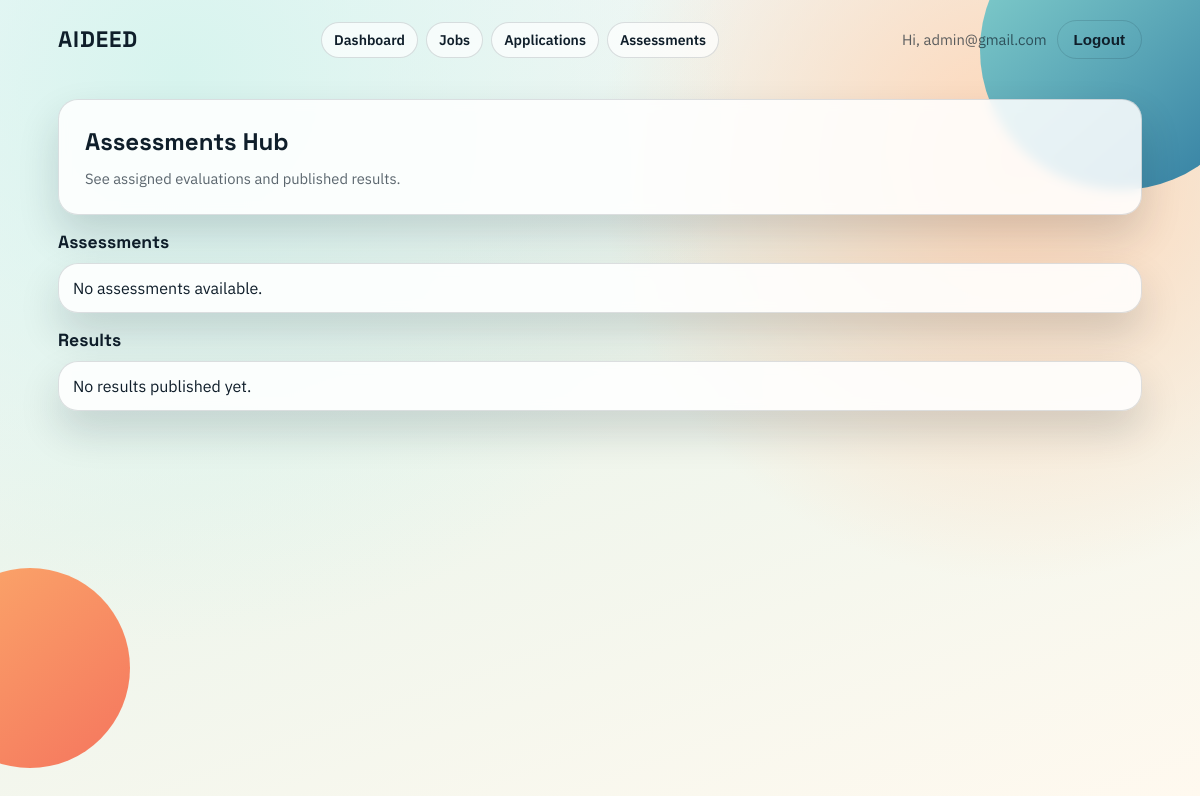
The app's page /assessments/ (signed in), older data.
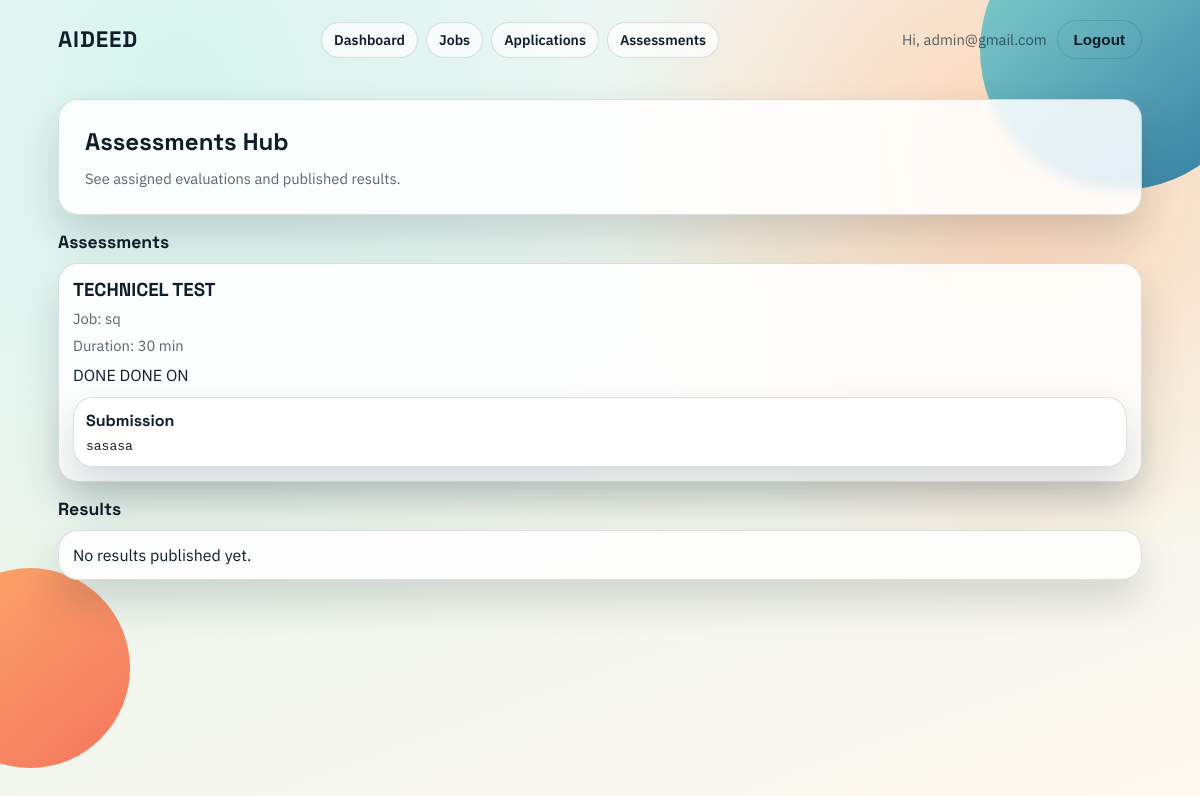
The same page, newer data.
### assessments/models.py (models this page shows, shortened)
class Assessment(models.Model):
	application = models.OneToOneField("applications.Application", on_delete=models.CASCADE, related_name="assessment")
	title = models.CharField(max_length=255)
	instructions = models.TextField(blank=True)
	duration_minutes = models.PositiveIntegerField(default=30)
	starts_at = models.DateTimeField(null=True, blank=True)
	ends_at = models.DateTimeField(null=True, blank=True)
	created_at = models.DateTimeField(auto_now_add=True)
	class Meta:
		ordering = ["-created_at"]

class AssessmentSubmission(models.Model):
	assessment = models.OneToOneField(Assessment, on_delete=models.CASCADE, related_name="submission")
	submission_file = models.FileField(
		upload_to="assessment_submissions/",
		null=True,
		blank=True,
		validators=[FileExtensionValidator(["pdf"])],
	)
	python_code = models.TextField(blank=True)
	submitted_at = models.DateTimeField(auto_now_add=True)
	updated_at = models.DateTimeField(auto_now=True)
	class Meta:
		ordering = ["-submitted_at"]

### applications/models.py (models this page shows, shortened)
class Application(models.Model):
	class Status(models.TextChoices):
		PENDING = "pending", "Pending"
		REVIEWING = "reviewing", "Reviewing"
		SHORTLISTED = "shortlisted", "Shortlisted"
		ACCEPTED = "accepted", "Accepted"
		REJECTED = "rejected", "Rejected"
	candidate = models.ForeignKey("accounts.User", on_delete=models.CASCADE, related_name="applications")
	job = models.ForeignKey("jobs.Job", on_delete=models.CASCADE, related_name="applications")
	cover_letter = models.TextField(blank=True)
	cv = models.FileField(upload_to="cvs/", null=True, blank=True, validators=[FileExtensionValidator(["pdf"])])
	status = models.CharField(max_length=20, choices=Status.choices, default=Status.PENDING)
	applied_at = models.DateTimeField(auto_now_add=True)
	updated_at = models.DateTimeField(auto_now=True)
	class Meta:
		ordering = ["-applied_at"]
		constraints = [
			models.UniqueConstraint(fields=["candidate", "job"], name="unique_candidate_job_application"),
		]

### jobs/models.py (models this page shows, shortened)
class Job(models.Model):
	class EmploymentType(models.TextChoices):
		FULL_TIME = "full_time", "Full time"
		PART_TIME = "part_time", "Part time"
		CONTRACT = "contract", "Contract"
		INTERNSHIP = "internship", "Internship"
	class ExperienceLevel(models.TextChoices):
		JUNIOR = "junior", "Junior"
		MID = "mid", "Mid"
		SENIOR = "senior", "Senior"
		LEAD = "lead", "Lead"
	recruiter = models.ForeignKey("accounts.User", on_delete=models.CASCADE, related_name="posted_jobs")
	company = models.ForeignKey("accounts.Company", on_delete=models.SET_NULL, related_name="jobs", null=True, blank=True)
	category = models.ForeignKey(JobCategory, on_delete=models.SET_NULL, related_name="jobs", null=True, blank=True)
	title = models.CharField(max_length=255)
	description = models.TextField()
	requirements = models.TextField(blank=True)
	location = models.CharField(max_length=255, blank=True)
	employment_type = models.CharField(max_length=20, choices=EmploymentType.choices, default=EmploymentType.FULL_TIME)
	experience_level = models.CharField(max_length=20, choices=ExperienceLevel.choices, default=ExperienceLevel.JUNIOR)
	salary_min = models.DecimalField(max_digits=10, decimal_places=2, null=True, blank=True)
	salary_max = models.DecimalField(max_digits=10, decimal_places=2, null=True, blank=True)
	deadline = models.DateField(null=True, blank=True)
	is_active = models.BooleanField(default=True)
	skills = models.ManyToManyField(Skill, related_name="jobs", blank=True)
	created_at = models.DateTimeField(auto_now_add=True)
	updated_at = models.DateTimeField(auto_now=True)
	class Meta:
		ordering = ["-created_at"]

### accounts/views.py (the view)
# urls.py: path("assessments/", views.assessments_page, name="assessments-board"),
@login_required
def assessments_page(request):
	user = request.user
	assessments = Assessment.objects.select_related("application", "application__candidate", "application__job", "submission")
	results = AssessmentResult.objects.select_related("application", "application__candidate", "application__job")
	if user.role == "candidate":
		assessments = assessments.filter(application__candidate=user)
		results = results.filter(application__candidate=user)
	elif user.role == "recruiter":
		assessments = assessments.filter(application__job__recruiter=user)
		results = results.filter(application__job__recruiter=user)
	context = {
		"assessments": assessments.order_by("-created_at"),
		"results": results.order_by("-evaluated_at"),
	}
	return render(request, "accounts/assessments_board.html", context)

### accounts/templates/accounts/assessments_board.html (shortened to what this page needs)
{% extends 'accounts/base.html' %}
{% block content %}
<section class="card" style="padding: 26px; display: grid; gap: 12px;">
    <h1 style="font-family: 'Space Grotesk', sans-serif; margin: 0;">Assessments Hub</h1>
    <p class="muted" style="margin: 0;">See assigned evaluations and published results.</p>
</section>
<section style="margin-top: 16px; display: grid; gap: 16px;">
    <div>
        <h2 style="font-family: 'Space Grotesk', sans-serif; font-size: 1.1rem; margin: 0 0 10px;">Assessments</h2>
        <div style="display: grid; gap: 10px;">
            {% for assessment in assessments %}
                <article class="card" style="padding: 14px; display: grid; gap: 8px;">
                    <h3 style="margin: 0; font-family: 'Space Grotesk', sans-serif;">{{ assessment.title }}</h3>
                    <p class="muted" style="margin: 0;">Job: {{ assessment.application.job.title }}</p>
                    <p class="muted" style="margin: 0;">Duration: {{ assessment.duration_minutes }} min</p>
                    {% if assessment.instructions %}
                        <p style="margin: 0; line-height: 1.6;">{{ assessment.instructions|truncatechars:220 }}</p>
                    {% endif %}
                    {% if assessment.submission %}
                        <div class="card" style="padding: 12px; background: rgba(255,255,255,0.45); display: grid; gap: 8px;">
                            <strong style="font-family: 'Space Grotesk', sans-serif;">Submission</strong>
                            {% if assessment.submission.python_code %}
                                <pre style="margin: 0; white-space: pre-wrap;">{{ assessment.submission.python_code }}</pre>
                            {% endif %}
                        </div>
                    {% endif %}
                </article>
            {% empty %}
                <article class="card" style="padding: 14px;">No assessments available.</article>
            {% endfor %}
        </div>
    </div>
    <div>
        <h2 style="font-family: 'Space Grotesk', sans-serif; font-size: 1.1rem; margin: 0 0 10px;">Results</h2>
        <div style="display: grid; gap: 10px;">
            {% for result in results %}
                <article class="card" style="padding: 14px; display: grid; gap: 8px;">
                    <h3 style="margin: 0; font-family: 'Space Grotesk', sans-serif;">{{ result.application.job.title }}</h3>
                    <p class="muted" style="margin: 0;">Score: {{ result.total_score }} ({{ result.percentage }}%)</p>
                    <p style="margin: 0; font-weight: 600; color: {% if result.passed %}#0f7b52{% else %}#b3261e{% endif %};">
                        {% if result.passed %}Passed{% else %}Not passed{% endif %}
                    </p>
                </article>
            {% empty %}
                <article class="card" style="padding: 14px;">No results published yet.</article>
            {% endfor %}
        </div>
    </div>
</section>
{% endblock %}

Row changes from the older to the newer data that the page shows:
added Assessment: title "TECHNICEL TEST", application.job "sq", duration_minutes "30", instructions "DONE DONE ON", submission.python_code "sasasa"
Text that changed along with them:
text no longer shown: "No assessments available."
